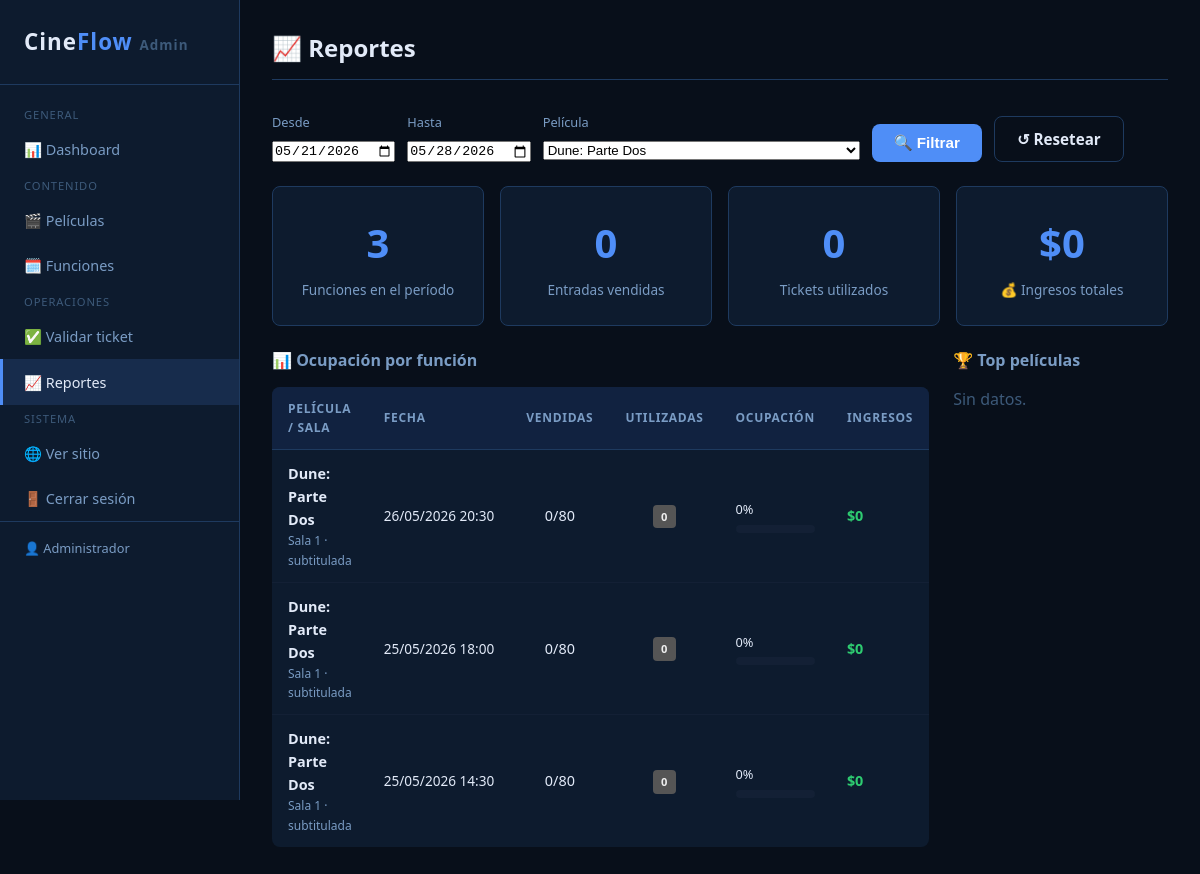
Screenshot of /admin/reportes.php?pelicula_id=1 (signed in) with the database file from the repository.
### tables this page shows
CREATE TABLE usuarios (
    id            INT UNSIGNED    NOT NULL AUTO_INCREMENT,
    nombre        VARCHAR(100)    NOT NULL,
    email         VARCHAR(150)    NOT NULL,
    password_hash VARCHAR(255)    NOT NULL                  COMMENT 'Hash bcrypt',
    rol           ENUM('admin')   NOT NULL DEFAULT 'admin',
    activo        TINYINT(1)      NOT NULL DEFAULT 1,
    fecha_registro DATETIME       NOT NULL DEFAULT CURRENT_TIMESTAMP,

    PRIMARY KEY (id),
    UNIQUE KEY uq_email (email)
);

CREATE TABLE funciones (
    id             INT UNSIGNED   NOT NULL AUTO_INCREMENT,
    pelicula_id    INT UNSIGNED   NOT NULL,
    sala_id        INT UNSIGNED   NOT NULL,
    fecha_hora     DATETIME       NOT NULL,
    precio         DECIMAL(8,2)   NOT NULL,
    idioma         ENUM('subtitulada','doblada','original') NOT NULL DEFAULT 'subtitulada',
    activa         TINYINT(1)     NOT NULL DEFAULT 1,

    PRIMARY KEY (id),
    UNIQUE KEY uq_sala_horario (sala_id, fecha_hora),
    INDEX idx_pelicula_fecha (pelicula_id, fecha_hora),
    INDEX idx_fecha_hora (fecha_hora),

    CONSTRAINT fk_funcion_pelicula
        FOREIGN KEY (pelicula_id) REFERENCES peliculas(id)
        ON DELETE RESTRICT ON UPDATE CASCADE,
    CONSTRAINT fk_funcion_sala
        FOREIGN KEY (sala_id) REFERENCES salas(id)
        ON DELETE RESTRICT ON UPDATE CASCADE
);

CREATE TABLE peliculas (
    id             INT UNSIGNED   NOT NULL AUTO_INCREMENT,
    titulo         VARCHAR(200)   NOT NULL,
    genero         VARCHAR(80)    NOT NULL,
    sinopsis       TEXT               NULL,
    clasificacion  ENUM('TE','TE+7','MA+14','MA+18') NOT NULL DEFAULT 'TE',
    duracion_min   SMALLINT UNSIGNED  NULL,
    imagen         VARCHAR(300)       NULL                  COMMENT 'Ruta: uploads/peliculas/imagen.jpg',
    activa         TINYINT(1)     NOT NULL DEFAULT 1,
    fecha_estreno  DATE               NULL,

    PRIMARY KEY (id),
    INDEX idx_genero (genero),
    INDEX idx_activa (activa)
);

CREATE TABLE salas (
    id             INT UNSIGNED   NOT NULL AUTO_INCREMENT,
    nombre         VARCHAR(50)    NOT NULL,
    capacidad      SMALLINT UNSIGNED NOT NULL DEFAULT 100,
    tipo           ENUM('estandar','vip','4dx','imax') NOT NULL DEFAULT 'estandar',
    activa         TINYINT(1)     NOT NULL DEFAULT 1,

    PRIMARY KEY (id),
    UNIQUE KEY uq_nombre_sala (nombre)
);

### includes/funciones.php (called while the page is built, shortened)
<?php
function formatearPrecio(float|int|string $precio): string
{
    return '$' . number_format((float)$precio, 0, ',', '.');
}
function esc(?string $texto): string
{
    return htmlspecialchars((string)$texto, ENT_QUOTES | ENT_SUBSTITUTE, 'UTF-8');
}
function obtenerUsuario(int $usuario_id): ?array
{
    $pdo = obtenerConexion();
    try {
        $stmt = $pdo->prepare("
            SELECT id, nombre, email, rol
            FROM   usuarios
            WHERE  id     = :id
              AND  activo = 1
            LIMIT 1
        ");
        $stmt->execute([':id' => $usuario_id]);
        $fila = $stmt->fetch();
        return $fila ?: null;
    } catch (PDOException $e) {
        registrarError('funciones - obtenerUsuario', $e->getMessage());
        return null;
    }
}

### admin/reportes.php (the view, shortened to what this page needs)
<?php
require_once __DIR__ . '/../includes/funciones.php';
$pdo = obtenerConexion();
$desde = $_GET['desde'] ?? date('Y-m-d', strtotime('-7 days'));
$hasta = $_GET['hasta'] ?? date('Y-m-d');
$filtro_pelicula = (int)($_GET['pelicula_id'] ?? 0);
try {
    $q = "
        SELECT f.id, f.fecha_hora, f.precio, f.idioma,
               p.titulo AS pelicula,
               s.nombre AS sala, s.capacidad,
               COUNT(CASE WHEN r.estado IN ('confirmada','utilizada') THEN 1 END) AS confirmadas,
               COUNT(CASE WHEN r.estado = 'utilizada'  THEN 1 END) AS utilizadas,
               COUNT(CASE WHEN r.estado = 'cancelada'  THEN 1 END) AS canceladas,
               COUNT(CASE WHEN r.estado = 'pendiente'  THEN 1 END) AS pendientes,
               COALESCE(SUM(CASE WHEN r.estado IN ('confirmada','utilizada') THEN f.precio END),0) AS ingresos
        FROM   funciones f
        JOIN   peliculas p ON p.id = f.pelicula_id
        JOIN   salas     s ON s.id = f.sala_id
        LEFT   JOIN reservas r ON r.funcion_id = f.id
        WHERE  DATE(f.fecha_hora) BETWEEN :desde AND :hasta
    ";
    $params = [':desde'=>$desde, ':hasta'=>$hasta];
    if ($filtro_pelicula > 0) {
        $q .= " AND f.pelicula_id = :pid";
        $params[':pid'] = $filtro_pelicula;
    }
    $q .= " GROUP BY f.id ORDER BY f.fecha_hora DESC";
    $stmt = $pdo->prepare($q);
    $stmt->execute($params);
    $reporte = $stmt->fetchAll();
    $total_ingresos    = array_sum(array_column($reporte, 'ingresos'));
    $total_confirmadas = array_sum(array_column($reporte, 'confirmadas'));
    $total_utilizadas  = array_sum(array_column($reporte, 'utilizadas'));
    $top_q = "
        SELECT p.titulo, COUNT(r.id) AS reservas, COALESCE(SUM(f.precio),0) AS ingresos
        FROM   reservas r
        JOIN   funciones f ON f.id = r.funcion_id
        JOIN   peliculas p ON p.id = f.pelicula_id
        WHERE  r.estado IN ('confirmada','utilizada')
          AND  DATE(r.fecha_reserva) BETWEEN :desde AND :hasta
        GROUP  BY p.id
        ORDER  BY reservas DESC
        LIMIT  5
    ";
    $top_stmt = $pdo->prepare($top_q);
    $top_stmt->execute([':desde'=>$desde, ':hasta'=>$hasta]);
    $top_peliculas = $top_stmt->fetchAll();
    $peliculas_select = $pdo->query("SELECT id, titulo FROM peliculas ORDER BY titulo")->fetchAll();
} catch (PDOException $e) {
    registrarError('admin-reportes', $e->getMessage());
    $reporte = $top_peliculas = $peliculas_select = [];
    $total_ingresos = $total_confirmadas = $total_utilizadas = 0;
}
$admin_nav_activo = 'reportes';
require_once __DIR__ . '/includes/header.php';
?>
<div class="admin-topbar">
    <h1>📈 Reportes</h1>
</div>
<form method="GET" style="margin-bottom:1.5rem;display:flex;gap:.75rem;flex-wrap:wrap;align-items:flex-end;">
    <div>
        <label style="font-size:.8rem;color:var(--texto-suave);display:block;margin-bottom:.25rem;">Desde</label>
        <input type="date" name="desde" value="<?= esc($desde) ?>">
    </div>
    <div>
        <label style="font-size:.8rem;color:var(--texto-suave);display:block;margin-bottom:.25rem;">Hasta</label>
        <input type="date" name="hasta" value="<?= esc($hasta) ?>">
    </div>
    <div>
        <label style="font-size:.8rem;color:var(--texto-suave);display:block;margin-bottom:.25rem;">Película</label>
        <select name="pelicula_id">
            <?php foreach ($peliculas_select as $p): ?>
                <option value="<?= $p['id'] ?>" <?= $filtro_pelicula==$p['id']?'selected':''?>><?= esc($p['titulo']) ?></option>
            <?php endforeach; ?>
        </select>
    </div>
    <button type="submit" class="btn btn-primario">🔍 Filtrar</button>
    <a href="reportes.php" class="btn btn-secundario">↺ Resetear</a>
</form>
<div class="stats-grid" style="margin-bottom:1.5rem;">
    <div class="stat-card">
        <span class="stat-numero"><?= count($reporte) ?></span>
        <div class="stat-label">Funciones en el período</div>
    </div>
    <div class="stat-card">
        <span class="stat-numero"><?= $total_confirmadas ?></span>
        <div class="stat-label">Entradas vendidas</div>
    </div>
    <div class="stat-card">
        <span class="stat-numero"><?= $total_utilizadas ?></span>
        <div class="stat-label">Tickets utilizados</div>
    </div>
    <div class="stat-card">
        <span class="stat-numero"><?= formatearPrecio($total_ingresos) ?></span>
        <div class="stat-label">💰 Ingresos totales</div>
    </div>
</div>
<div style="display:grid;grid-template-columns:2fr 1fr;gap:1.5rem;">
<div>
    <h2 style="font-size:1rem;margin-bottom:1rem;color:var(--texto-suave);">📊 Ocupación por función</h2>
    <?php if (empty($reporte)): ?>
        <p style="color:var(--texto-muy-suave);">Sin datos para el período seleccionado.</p>
    <?php else: ?>
    <table class="admin-tabla">
        <thead>
            <tr>
                <th>Película / Sala</th>
                <th>Fecha</th>
                <th>Vendidas</th>
                <th>Utilizadas</th>
                <th>Ocupación</th>
                <th>Ingresos</th>
            </tr>
        </thead>
        <tbody>
        <?php foreach ($reporte as $r): ?>
            <?php $pct = $r['capacidad'] > 0 ? round($r['confirmadas'] / $r['capacidad'] * 100) : 0; ?>
            <tr>
                <td>
                    <div style="font-weight:600;font-size:.9rem;"><?= esc($r['pelicula']) ?></div>
                    <div style="font-size:.75rem;color:var(--texto-suave);"><?= esc($r['sala']) ?> · <?= esc($r['idioma']) ?></div>
                </td>
                <td style="white-space:nowrap;font-size:.85rem;"><?= date('d/m/Y H:i', strtotime($r['fecha_hora'])) ?></td>
                <td style="text-align:center;"><?= $r['confirmadas'] ?>/<?= $r['capacidad'] ?></td>
                <td style="text-align:center;">
                    <span class="badge <?= $r['utilizadas'] > 0 ? 'badge-azul' : 'badge-gris' ?>"><?= $r['utilizadas'] ?></span>
                </td>
                <td style="min-width:100px;">
                    <div style="font-size:.8rem;margin-bottom:.2rem;"><?= $pct ?>%</div>
                    <div class="reporte-barra-wrap">
                    </div>
                </td>
                <td style="font-weight:600;color:var(--verde);font-size:.9rem;"><?= formatearPrecio($r['ingresos']) ?></td>
            </tr>
        <?php endforeach; ?>
        </tbody>
    </table>
    <?php endif; ?>
</div>
<div>
    <h2 style="font-size:1rem;margin-bottom:1rem;color:var(--texto-suave);">🏆 Top películas</h2>
    <?php if (empty($top_peliculas)): ?>
        <p style="color:var(--texto-muy-suave);">Sin datos.</p>
    <?php endif; ?>
</div>
</div>
<?php require_once __DIR__ . '/includes/footer.php'; ?>

### admin/includes/header.php (shortened to what this page needs)
<?php
$admin_nav_activo ??= '';
$admin = obtenerUsuario((int)$_SESSION['usuario_id']);
?>
<!DOCTYPE html>
<html lang="es">
<head>
    <link rel="stylesheet" href="../assets/css/estilo.css">
    <link rel="stylesheet" href="../assets/css/admin.css">
</head>
<body>
<div class="admin-layout">
<aside class="admin-sidebar">
    <a href="index.php" class="logo">Cine<span>Flow</span> <small style="font-size:.6em;color:var(--texto-muy-suave);">Admin</small></a>
    <nav class="admin-nav">
        <span class="nav-seccion">General</span>
        <a href="index.php"         class="<?= $admin_nav_activo === 'dashboard'  ? 'activo' : '' ?>">📊 Dashboard</a>
        <span class="nav-seccion">Contenido</span>
        <a href="peliculas.php"     class="<?= $admin_nav_activo === 'peliculas'  ? 'activo' : '' ?>">🎬 Películas</a>
        <a href="funciones.php"     class="<?= $admin_nav_activo === 'funciones'  ? 'activo' : '' ?>">🗓️ Funciones</a>
        <span class="nav-seccion">Operaciones</span>
        <a href="validar-ticket.php" class="<?= $admin_nav_activo === 'validar'   ? 'activo' : '' ?>">✅ Validar ticket</a>
        <a href="reportes.php"      class="<?= $admin_nav_activo === 'reportes'   ? 'activo' : '' ?>">📈 Reportes</a>
        <span class="nav-seccion">Sistema</span>
        <a href="../index.php" target="_blank">🌐 Ver sitio</a>
        <a href="logout.php">🚪 Cerrar sesión</a>
    </nav>
    <?php if ($admin): ?>
    <div style="padding:1rem 1.5rem;border-top:1px solid var(--borde);margin-top:auto;font-size:.8rem;color:var(--texto-suave);">
        👤 <?= esc($admin['nombre']) ?>
    </div>
    <?php endif; ?>
</aside>
<main class="admin-content">

### assets/css/estilo.css (style rules this page uses)
:root { --primario: #4f8ef7; --primario-oscuro: #3a7ae0; --primario-suave: rgba(79, 142, 247, .15); --oscuro: #080f1a; --superficie: #0d1b2e; --superficie-alt: #112240; --overlay: rgba(0, 0, 0, .8); --borde: #1e3a5f; --borde-suave: #132035; --texto: #e2eaf8; --texto-suave: #7a9cc4; --texto-muy-suave: #3d5a7a; --verde: #2ecc71; --verde-oscuro: #0d2e1a; --azul: #3498db; --azul-oscuro: #0d1e2e; --amarillo: #f39c12; --amarillo-oscuro: #1a1200; --rojo: #e74c3c; --rojo-oscuro: #2e0d0d; --libre: #0a2a1a; --libre-borde: #2ecc71; --ocupado: #1a0d1a; --ocupado-borde: #5a3a6a; --seleccionado: #0d2a4a; --seleccionado-borde:#4f8ef7; --preferencial: #1a1a0a; --preferencial-borde:#f39c12; --fuente: 'Segoe UI', Arial, sans-serif; --fuente-mono: 'Courier New', Courier, monospace; --ancho-max: 1200px; --radio: 8px; --radio-lg: 12px; --sombra: 0 4px 16px rgba(0, 0, 0, .4); --sombra-lg: 0 8px 32px rgba(0, 0, 0, .6); --transicion: .2s ease; }
*, *::before, *::after { box-sizing: border-box; margin: 0; padding: 0; }
html { scroll-behavior: smooth; }
body { background-color: var(--oscuro); color: var(--texto); font-family: var(--fuente); font-size: 16px; line-height: 1.6; min-height: 100vh; display: flex; flex-direction: column; }
main { flex: 1; }
a { color: var(--primario); text-decoration: none; transition: color var(--transicion); }
h1, h2, h3, h4, h5, h6 { line-height: 1.3; font-weight: 700; }
.logo { font-size: 1.6rem; font-weight: 700; color: var(--primario); letter-spacing: 1px; text-decoration: none; flex-shrink: 0; display: flex; align-items: center; gap: 10px; }
.logo span { color: var(--texto); }
.badge { display: inline-block; font-size: .7rem; font-weight: 700; padding: 3px 8px; border-radius: 4px; text-transform: uppercase; letter-spacing: .5px; vertical-align: middle; }
.badge-gris { background: #555; color: #eee; }
.btn { display: inline-flex; align-items: center; justify-content: center; gap: 8px; padding: 10px 22px; border-radius: var(--radio); font-size: .95rem; font-weight: 600; cursor: pointer; border: none; text-decoration: none; transition: background var(--transicion), color var(--transicion), opacity var(--transicion), transform var(--transicion); white-space: nowrap; }
.btn-primario { background: var(--primario); color: #fff; }
.btn-secundario { background: transparent; color: var(--texto); border: 1px solid var(--borde); }

### rows the page displays
usuarios: nombre "Administrador"
funciones: pelicula.titulo "Dune: Parte Dos", sala.nombre "Sala 1", idioma "subtitulada", fecha_hora "26/05/2026 20:30", confirmadas "0", sala.capacidad "80", utilizadas "0", pct "0", ingresos "$0"
funciones: pelicula.titulo "Dune: Parte Dos", sala.nombre "Sala 1", idioma "subtitulada", fecha_hora "25/05/2026 18:00", confirmadas "0", sala.capacidad "80", utilizadas "0", pct "0", ingresos "$0"
funciones: pelicula.titulo "Dune: Parte Dos", sala.nombre "Sala 1", idioma "subtitulada", fecha_hora "25/05/2026 14:30", confirmadas "0", sala.capacidad "80", utilizadas "0", pct "0", ingresos "$0"

### other values shown
count($reporte) "3"
$total_confirmadas "0"
$total_utilizadas "0"
formatearPrecio($total_ingresos) "$0"
form field pelicula_id "Dune: Parte Dos"
